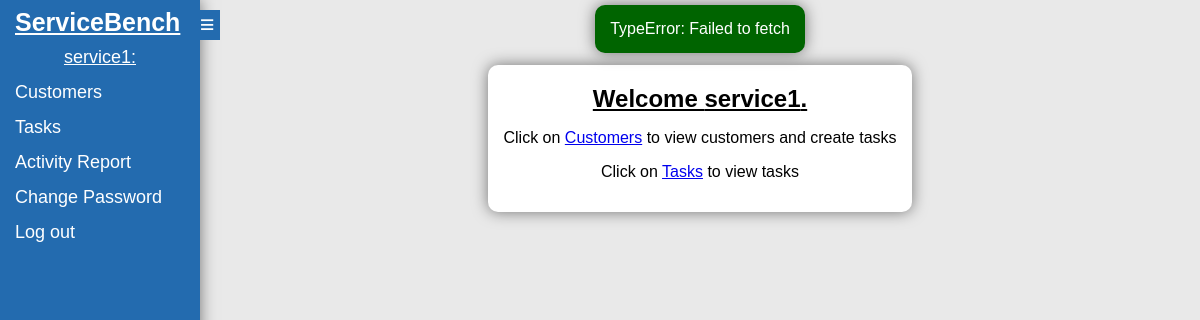
Page / (signed in) on the earlier database version.
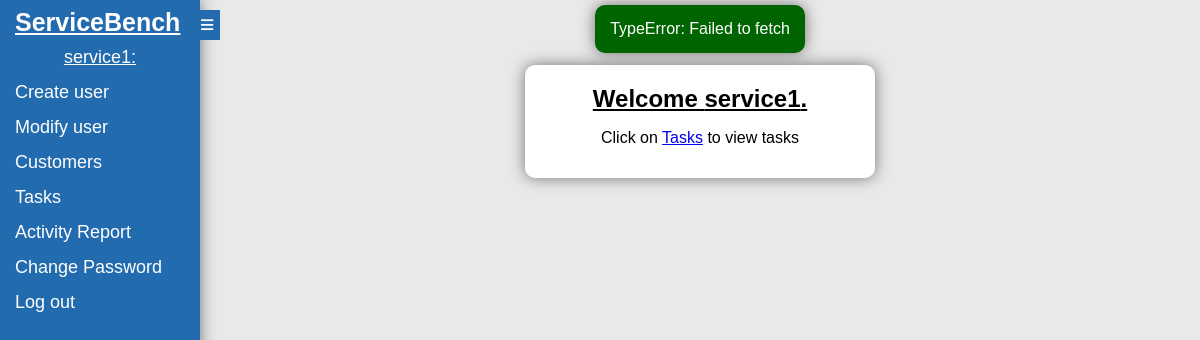
Same page on the later database version.
### servicebench/models.py (models this page shows)
class User(AbstractUser):
    type = models.IntegerField(default=0)
    pw_changed = models.BooleanField(default=False)

### servicebench/views.py (the view)
# urls.py: path("", views.index, name="index"),
def index(request):
    return render(request, "index.html")

### servicebench/templates/index.html (shortened to what this page needs)
{% extends "template.html" %}
{% block body %}
    {% if user.is_authenticated %}
        <div class="main-body" id="main_body"><h2>Welcome {{ user.username }}.</h2>
        {% if user.type == 1 %}
            <p>Click on <a href="javascript:customer_query()">Customers</a> to view customers and create tasks</p>
        {% endif %}
            <p>Click on <a href="javascript:task_query()">Tasks</a> to view tasks</p></div>
    {% else %}
        <div class="main-body">
            <h2>Welcome to ServiceBench</h2>
            Please log in. If you do not have access, please ask your supervisor for access.<br><a href="/login">Log in</a>
        </div>
    {% endif %}
{% endblock %}

### servicebench/templates/template.html (shortened to what this page needs)
{% load static %}
<!DOCTYPE html>
<html>
<head>
<link href="{% static 'css.css' %}" rel="stylesheet">
</head>
<body class="background">
<div class="header" id="sidebar">
    <a href="/" class="logo">ServiceBench</a>
    {% if user.is_authenticated %}
    <div id="headers">
        <span><u>{{ user.username }}:</u></span>
        {% if user.type == 0 %}
            <a href="{% url 'create_user'%}">Create user</a>
            <a href="javascript:get_users()">Modify user</a>
        {% endif %}
        {% if user.type <= 1 %}
            <a href="javascript:customer_query()">Customers</a>
        {% endif %}
        <a href="javascript:task_query()">Tasks</a>
        <a href="javascript:report_query()">Activity Report</a>
    </div>
    {% endif %}
    <div>
        {% if user.is_authenticated %}
        <a href="{% url 'change_password'%}">Change Password</a><br>
        <a href="{% url 'logout' %}">Log out</a><br>
        {% else %}
        <a href="{% url 'login' %}">Log in</a><br>
        {% endif %}
    </div>
</div>
<div id="hide_button">
    <a href="javascript:hide_sidebar()">≡</a>
</div>
<div id="message">
</div>
<div id="block">
    {% block body %}
    {% endblock %}
</div>
</body>
</html>

### servicebench/static/css.css (style rules this page uses)
* { box-sizing: border-box; }
body { margin: 0; font-family: Arial, Helvetica, sans-serif; }
.header { position: fixed; left: 0; top: 0; width: 200px; height: 100%; margin-bottom: 25px; overflow: hidden; background-color: rgb(35, 107, 175); color: white; padding: 5px; box-shadow: 0 0 15px 0 rgba(0, 0, 0, 0.5); transition: left 0.3s ease-in; }
#hide_button { position: fixed; left: 200px; top: 10px; width: 20px; height: 30px;; background-color: rgb(35, 107, 175); transition: left 0.3s ease-in; }
#hide_button a { display: block; text-decoration: none; color: white; font-size: 25px; }
#block { margin-left: 200px; transition: all 0.3s ease-in-out; }
.header a { float: left; width: 180px; color: white; text-align: left; margin: 0px 5px; padding: 5px; text-decoration: none; font-size: 18px; line-height: 25px; border-radius: 4px; }
.header span { float: left; width: 180px; color: white; text-align: center; margin: 0px 5px; padding: 5px; text-decoration: none; font-size: 18px; line-height: 25px; border-radius: 4px; }
.header a.logo { text-decoration: underline; font-size: 25px; font-weight: bold; margin-right: 15px; }
.background { background-color: rgb(233, 233, 233); }
.main-body { margin-top: 10px; margin-left: auto; margin-right: auto; text-align: center; width: fit-content; min-width: 350px; padding: 15px; border-radius: 10px;; background-color: white; box-shadow: 0 0 15px 0 rgba(0, 0, 0, 0.5); transition: all 0.5s ease-in-out; }
#message { display: block; opacity: 0; position: absolute; top: 5px; left: 200px; right: 0; margin-left: auto; margin-right: auto; width: fit-content; text-align: center; color: white; padding: 15px; border-radius: 10px; background-color: white; box-shadow: 0 0 15px 0 rgba(0, 0, 0, 0.5); transition: all 0.5s ease-in-out; }
h2 { text-decoration: underline; margin: 5px; }

Differences in the rows shown:
changed User "service1": type 1 → 0 (drawn)
Other differences:
text no longer shown: "Click on Customers to view customers and create tasks"
text now shown: "Create user Modify user"
